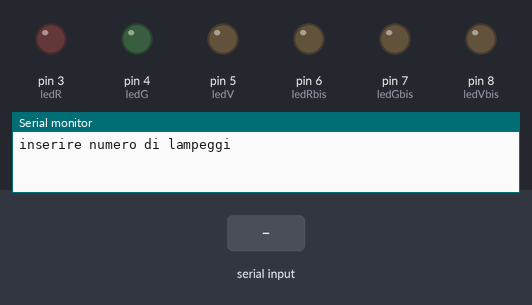
A sketch run on a simulated Arduino Uno, built with avr-gcc and run on an emulated ATmega328P. On the bench: output pins drawn as LEDs (lit = HIGH), the last lines printed to the serial monitor. Dashed ring = blinking. The inputs (shaded band) are chosen by the test bench.

Above: at 0.9 s.
1.0 s: "90,45,200\n" received over Serial
3.5 s: "30,150,10\n" received over Serial
6.0 s: "90,45\n" received over Serial
8.5 s: "0\n" received over Serial
At 9.66 s:
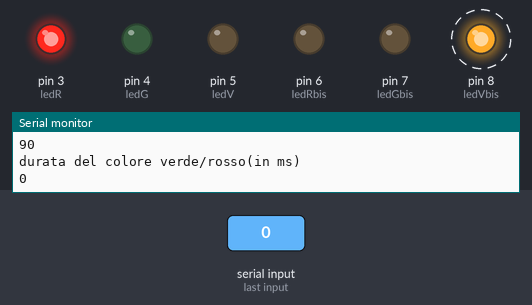
At 15.69 s:
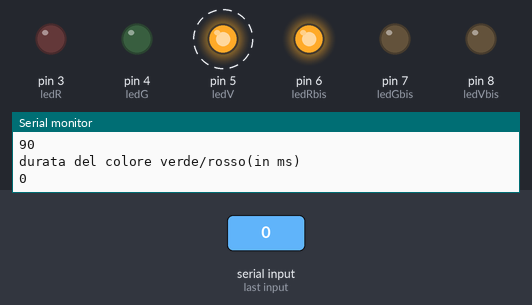
Timing chart, 0 to 16.7 s (numbered marks = the images above; inputs shaded):
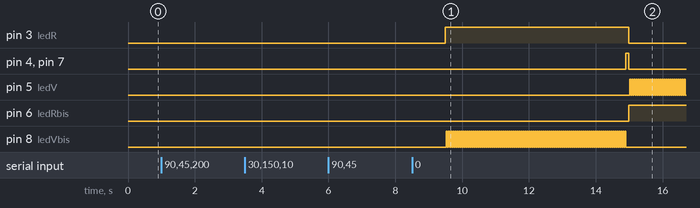

Measured:
- after the input at 8.5 s, pin 3 (ledR): LOW → HIGH after 1.0 s, → LOW 5.5 s later; pin 4 (ledG): LOW → HIGH after 6.4 s, → LOW 0.09 s later

The sketch:

semaforo_austriaco.ino
```cpp
int ledR = 3;
int ledRbis = 6;
int ledG = 4;
int ledGbis = 7;
int ledV =5 ;
int ledVbis = 8;
int lampeggi;
int rorde;
int dGiallo;
int dLampeggi;

void fermi(void){
  digitalWrite (ledR, HIGH);
  digitalWrite (ledG, LOW);
  digitalWrite (ledV, LOW);
  digitalWrite (ledRbis, LOW);
  digitalWrite (ledGbis, LOW);
  digitalWrite (ledVbis, HIGH);
}
void quasi_verde(void){
  digitalWrite (ledR, HIGH);
  digitalWrite (ledG, HIGH);
  digitalWrite (ledV, LOW);
  digitalWrite (ledRbis, LOW);
  digitalWrite (ledGbis, HIGH);
  digitalWrite (ledVbis, LOW);
}
void verde(void){
  digitalWrite (ledR, LOW);
  digitalWrite (ledG, LOW);
  digitalWrite (ledV, HIGH);
  digitalWrite (ledRbis, HIGH);
  digitalWrite (ledGbis, LOW);
  digitalWrite (ledVbis, LOW);
}
void giallo(void){
  digitalWrite (ledR, LOW);
  digitalWrite (ledG, HIGH);
  digitalWrite (ledV, LOW);
  digitalWrite (ledRbis, HIGH);
  digitalWrite (ledGbis, HIGH);
  digitalWrite (ledVbis, LOW);
}
void pulse(void){
  digitalWrite (ledR, LOW);
  digitalWrite (ledG, LOW);
  for(int i = 0; i<lampeggi;i++)
  {
    digitalWrite(ledV,LOW);
    delay(dLampeggi);
    digitalWrite(ledV,HIGH);
    delay(dLampeggi);
  }
  digitalWrite (ledRbis, HIGH);
  digitalWrite (ledGbis, LOW);
  digitalWrite (ledVbis, LOW);
}
void pulsebis(void){
  digitalWrite (ledRbis, LOW);
  digitalWrite (ledGbis, LOW);
  digitalWrite (ledVbis, HIGH);
  for(int i = 0; i < lampeggi;i++)
  {
    digitalWrite(ledVbis,LOW);
    delay(dLampeggi);
    digitalWrite(ledVbis,HIGH);
    delay(dLampeggi);
  }
  digitalWrite (ledR, HIGH);
  digitalWrite (ledG, LOW);
  digitalWrite (ledV, LOW);

}
void setup() {
  // put your setup code here, to run once:
  pinMode(ledR, OUTPUT);
  pinMode(ledRbis, OUTPUT);
  pinMode(ledG, OUTPUT);
  pinMode(ledGbis, OUTPUT);
  pinMode(ledV, OUTPUT);
  pinMode(ledVbis, OUTPUT);
  Serial.begin(9600);
  Serial.println("inserire numero di lampeggi");
  while(Serial.available()==0){}
  lampeggi = Serial.readString().toInt();
  Serial.println(lampeggi);
  Serial.println("inserire la durata dei lampeggi(in ms)");
  while(Serial.available()==0){}
  dLampeggi = Serial.readString().toInt();
  Serial.println(dLampeggi);
  Serial.println("durata del colore giallo(in ms)");
  while(Serial.available()==0){}
  dGiallo = Serial.readString().toInt();
  Serial.println(dGiallo);
  Serial.println("durata del colore verde/rosso(in ms)");
  while(Serial.available()==0){}
  rorde = Serial.readString().toInt();
  Serial.println(rorde);
}

void loop() {
  // put your main code here, to run repeatedly:
    fermi();
    delay(rorde);
    pulsebis();
    quasi_verde();
    delay(dGiallo);
    verde();
    delay(rorde);
    pulse();
    giallo();
    delay(dGiallo);
}
```
